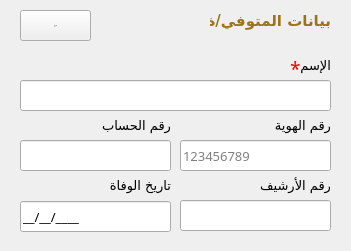
       <widget class="QWidget" name="widget_24" native="true">
        <property name="geometry">
         <rect>
          <x>740</x>
          <y>10</y>
          <width>351</width>
          <height>251</height>
         </rect>
        </property>
        <property name="class" stdset="0">
         <string>Card</string>
        </property>
        <widget class="QWidget" name="widget_25" native="true">
         <property name="geometry">
          <rect>
           <x>0</x>
           <y>0</y>
           <width>351</width>
           <height>41</height>
          </rect>
         </property>
         <property name="class" stdset="0">
          <string>bg-pink-gold box-top-radius</string>
         </property>
         <widget class="QLabel" name="label_74">
          <property name="geometry">
           <rect>
            <x>210</x>
            <y>0</y>
            <width>121</width>
            <height>41</height>
           </rect>
          </property>
          <property name="font">
           <font>
            <family>Cairo</family>
            <pointsize>11</pointsize>
            <bold>true</bold>
           </font>
          </property>
          <property name="styleSheet">
           <string notr="true">color: #9c731d;</string>
          </property>
          <property name="text">
           <string>بيانات المتوفي/ة</string>
          </property>
         </widget>
         <widget class="QPushButton" name="pushButton_16">
          <property name="geometry">
           <rect>
            <x>20</x>
            <y>10</y>
            <width>71</width>
            <height>31</height>
           </rect>
          </property>
          <property name="font">
           <font>
            <family>Cairo</family>
            <pointsize>-1</pointsize>
            <bold>true</bold>
           </font>
          </property>
          <property name="text">
           <string>افراغ</string>
          </property>
          <property name="icon">
           <iconset>
            <normaloff>../assets/icons/ic_fluent_text_clear_formatting_24_filled.svg</normaloff>../assets/icons/ic_fluent_text_clear_formatting_24_filled.svg</iconset>
          </property>
          <property name="class" stdset="0">
           <string>btn btn-gold border-b-r-0</string>
          </property>
         </widget>
        </widget>
        <widget class="QLineEdit" name="add_deceased_name">
         <property name="enabled">
          <bool>true</bool>
         </property>
         <property name="geometry">
          <rect>
           <x>20</x>
           <y>80</y>
           <width>311</width>
           <height>31</height>
          </rect>
         </property>
         <property name="font">
          <font>
           <family>Cairo</family>
           <pointsize>10</pointsize>
          </font>
         </property>
         <property name="readOnly">
          <bool>false</bool>
         </property>
        </widget>
        <widget class="QLabel" name="label_75">
         <property name="geometry">
          <rect>
           <x>270</x>
           <y>50</y>
           <width>61</width>
           <height>31</height>
          </rect>
         </property>
         <property name="font">
          <font>
           <family>Cairo</family>
           <pointsize>10</pointsize>
          </font>
         </property>
         <property name="text">
          <string>الإسم </string>
         </property>
        </widget>
        <widget class="QLineEdit" name="add_deceased_date_death">
         <property name="enabled">
          <bool>true</bool>
         </property>
         <property name="geometry">
          <rect>
           <x>20</x>
           <y>201</y>
           <width>151</width>
           <height>31</height>
          </rect>
         </property>
         <property name="font">
          <font>
           <family>Cairo</family>
           <pointsize>10</pointsize>
          </font>
         </property>
         <property name="inputMask">
          <string>99/99/9999;_</string>
         </property>
         <property name="readOnly">
          <bool>false</bool>
         </property>
         <property name="placeholderText">
          <string>01/01/2026</string>
         </property>
        </widget>
        <widget class="QLabel" name="label_77">
         <property name="geometry">
          <rect>
           <x>110</x>
           <y>170</y>
           <width>61</width>
           <height>31</height>
          </rect>
         </property>
         <property name="font">
          <font>
           <family>Cairo</family>
           <pointsize>10</pointsize>
          </font>
         </property>
         <property name="text">
          <string>تاريخ الوفاة</string>
         </property>
        </widget>
        <widget class="QLabel" name="label_45">
         <property name="geometry">
          <rect>
           <x>100</x>
           <y>110</y>
           <width>71</width>
           <height>31</height>
          </rect>
         </property>
         <property name="font">
          <font>
           <family>Cairo</family>
           <pointsize>10</pointsize>
          </font>
         </property>
         <property name="text">
          <string>رقم الحساب</string>
         </property>
        </widget>
        <widget class="QLineEdit" name="add_deceased_account_number">
         <property name="enabled">
          <bool>true</bool>
         </property>
         <property name="geometry">
          <rect>
           <x>20</x>
           <y>140</y>
           <width>151</width>
           <height>31</height>
          </rect>
         </property>
         <property name="font">
          <font>
           <family>Cairo</family>
           <pointsize>10</pointsize>
          </font>
         </property>
         <property name="readOnly">
          <bool>false</bool>
         </property>
        </widget>
        <widget class="QLineEdit" name="add_deceased_archives_number">
         <property name="enabled">
          <bool>true</bool>
         </property>
         <property name="geometry">
          <rect>
           <x>180</x>
           <y>200</y>
           <width>151</width>
           <height>31</height>
          </rect>
         </property>
         <property name="font">
          <font>
           <family>Cairo</family>
           <pointsize>10</pointsize>
          </font>
         </property>
         <property name="readOnly">
          <bool>false</bool>
         </property>
        </widget>
        <widget class="QLabel" name="label_107">
         <property name="geometry">
          <rect>
           <x>260</x>
           <y>170</y>
           <width>71</width>
           <height>31</height>
          </rect>
         </property>
         <property name="font">
          <font>
           <family>Cairo</family>
           <pointsize>10</pointsize>
          </font>
         </property>
         <property name="text">
          <string>رقم الأرشيف</string>
         </property>
        </widget>
        <widget class="QLabel" name="label_76">
         <property name="geometry">
          <rect>
           <x>260</x>
           <y>110</y>
           <width>71</width>
           <height>31</height>
          </rect>
         </property>
         <property name="font">
          <font>
           <family>Cairo</family>
           <pointsize>10</pointsize>
          </font>
         </property>
         <property name="text">
          <string>رقم الهوية</string>
         </property>
        </widget>
        <widget class="QLineEdit" name="add_deceased_id">
         <property name="enabled">
          <bool>true</bool>
         </property>
         <property name="geometry">
          <rect>
           <x>180</x>
           <y>140</y>
           <width>151</width>
           <height>31</height>
          </rect>
         </property>
         <property name="font">
          <font>
           <family>Cairo</family>
           <pointsize>10</pointsize>
          </font>
         </property>
         <property name="readOnly">
          <bool>false</bool>
         </property>
         <property name="placeholderText">
          <string>123456789</string>
         </property>
        </widget>
        <widget class="QLabel" name="label_172">
         <property name="geometry">
          <rect>
           <x>290</x>
           <y>60</y>
           <width>16</width>
           <height>16</height>
          </rect>
         </property>
         <property name="font">
          <font>
           <family>Cairo</family>
           <pointsize>14</pointsize>
          </font>
         </property>
         <property name="styleSheet">
          <string notr="true">color: red;</string>
         </property>
         <property name="text">
          <string>*</string>
         </property>
        </widget>
       </widget>
